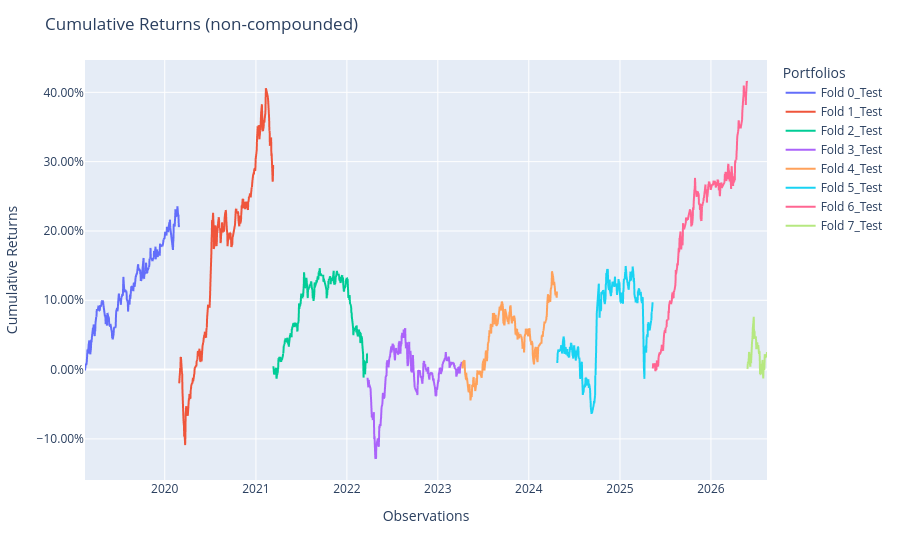

The notebook cell saved with this chart:
### Code cell
population_test.plot_cumulative_returns()

### Figure 1 — Plotly figure (JSON) as saved in the notebook; plotly's stock layout.template omitted (floating-point values rounded to 4 significant figures; data arrays with more than 128 entries replaced by an {"elided": "..."} marker saying what was removed)
{"data": [{"hovertemplate": "variable=Fold 0_Test<br>index=%{x}<br>value=%{y}<extra></extra>", "legendgroup": "Fold 0_Test", "line": {"color": "#636efa", "dash": "solid"}, "marker": {"symbol": "circle"}, "mode": "lines", "name": "Fold 0_Test", "showlegend": true, "type": "scattergl", "x": {"elided": "1821 str values"}, "xaxis": "x", "y": {"elided": "1821 float values"}, "yaxis": "y"}, {"hovertemplate": "variable=Fold 1_Test<br>index=%{x}<br>value=%{y}<extra></extra>", "legendgroup": "Fold 1_Test", "line": {"color": "#EF553B", "dash": "solid"}, "marker": {"symbol": "circle"}, "mode": "lines", "name": "Fold 1_Test", "showlegend": true, "type": "scattergl", "x": {"elided": "1821 str values"}, "xaxis": "x", "y": {"elided": "1821 float values"}, "yaxis": "y"}, {"hovertemplate": "variable=Fold 2_Test<br>index=%{x}<br>value=%{y}<extra></extra>", "legendgroup": "Fold 2_Test", "line": {"color": "#00cc96", "dash": "solid"}, "marker": {"symbol": "circle"}, "mode": "lines", "name": "Fold 2_Test", "showlegend": true, "type": "scattergl", "x": {"elided": "1821 str values"}, "xaxis": "x", "y": {"elided": "1821 float values"}, "yaxis": "y"}, {"hovertemplate": "variable=Fold 3_Test<br>index=%{x}<br>value=%{y}<extra></extra>", "legendgroup": "Fold 3_Test", "line": {"color": "#ab63fa", "dash": "solid"}, "marker": {"symbol": "circle"}, "mode": "lines", "name": "Fold 3_Test", "showlegend": true, "type": "scattergl", "x": {"elided": "1821 str values"}, "xaxis": "x", "y": {"elided": "1821 float values"}, "yaxis": "y"}, {"hovertemplate": "variable=Fold 4_Test<br>index=%{x}<br>value=%{y}<extra></extra>", "legendgroup": "Fold 4_Test", "line": {"color": "#FFA15A", "dash": "solid"}, "marker": {"symbol": "circle"}, "mode": "lines", "name": "Fold 4_Test", "showlegend": true, "type": "scattergl", "x": {"elided": "1821 str values"}, "xaxis": "x", "y": {"elided": "1821 float values"}, "yaxis": "y"}, {"hovertemplate": "variable=Fold 5_Test<br>index=%{x}<br>value=%{y}<extra></extra>", "legendgroup": "Fold 5_Test", "line": {"color": "#19d3f3", "dash": "solid"}, "marker": {"symbol": "circle"}, "mode": "lines", "name": "Fold 5_Test", "showlegend": true, "type": "scattergl", "x": {"elided": "1821 str values"}, "xaxis": "x", "y": {"elided": "1821 float values"}, "yaxis": "y"}, {"hovertemplate": "variable=Fold 6_Test<br>index=%{x}<br>value=%{y}<extra></extra>", "legendgroup": "Fold 6_Test", "line": {"color": "#FF6692", "dash": "solid"}, "marker": {"symbol": "circle"}, "mode": "lines", "name": "Fold 6_Test", "showlegend": true, "type": "scattergl", "x": {"elided": "1821 str values"}, "xaxis": "x", "y": {"elided": "1821 float values"}, "yaxis": "y"}, {"hovertemplate": "variable=Fold 7_Test<br>index=%{x}<br>value=%{y}<extra></extra>", "legendgroup": "Fold 7_Test", "line": {"color": "#B6E880", "dash": "solid"}, "marker": {"symbol": "circle"}, "mode": "lines", "name": "Fold 7_Test", "showlegend": true, "type": "scattergl", "x": {"elided": "1821 str values"}, "xaxis": "x", "y": {"elided": "1821 float values"}, "yaxis": "y"}], "layout": {"legend": {"title": {"text": "Portfolios"}, "tracegroupgap": 0}, "margin": {"t": 60}, "title": {"text": "Cumulative Returns (non-compounded)"}, "xaxis": {"anchor": "y", "domain": [0, 1], "title": {"text": "Observations"}}, "yaxis": {"anchor": "x", "domain": [0, 1], "tickformat": ".2%", "title": {"text": "Cumulative Returns"}}}}
